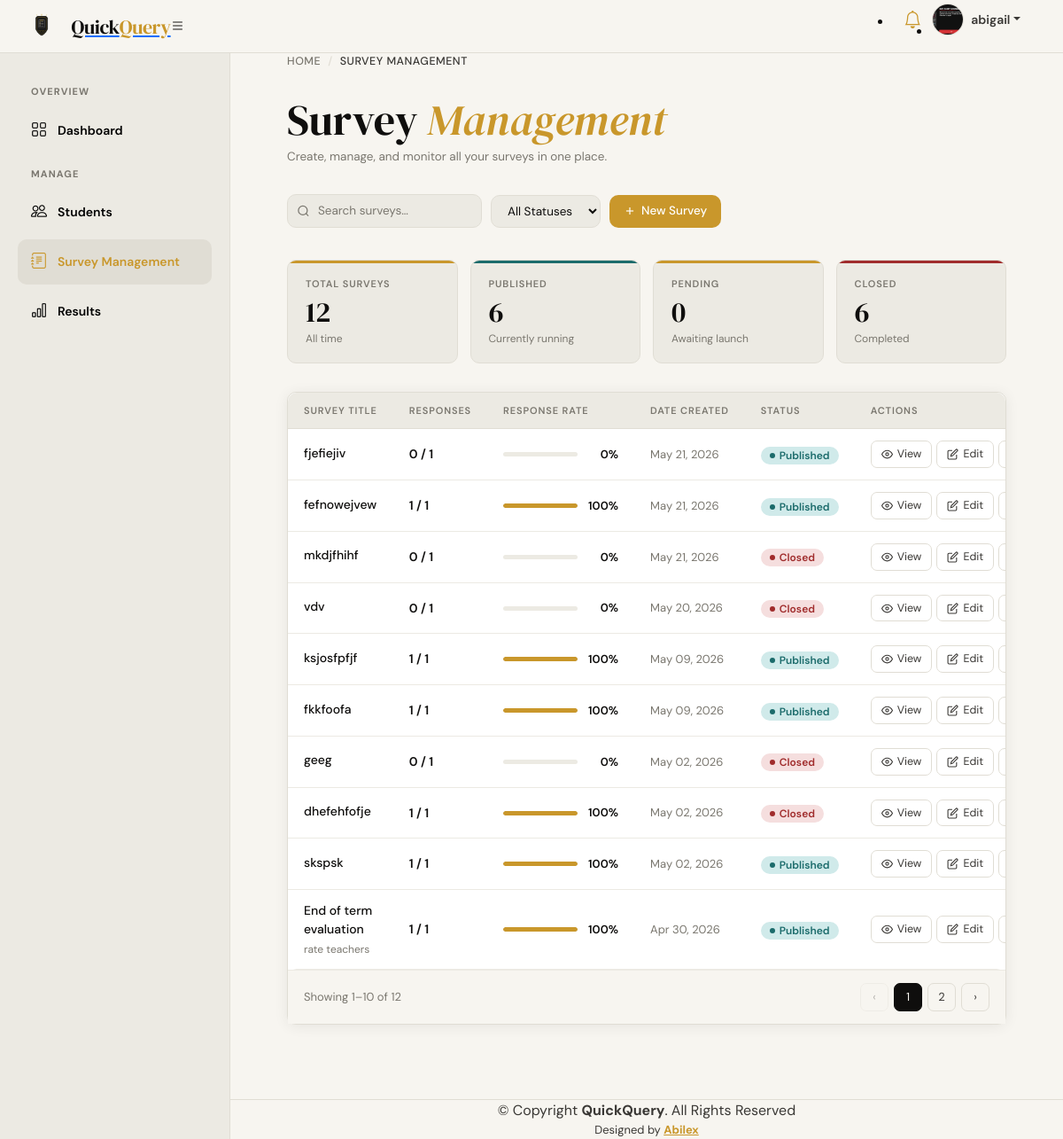
The page /public/admin/surveymanagement.php (signed in) on the database its author committed.
### tables this page shows
CREATE TABLE `surveys` (
  `id` int(11) NOT NULL,
  `user_id` int(11) NOT NULL,
  `title` varchar(255) NOT NULL,
  `description` text NOT NULL,
  `status` enum('pending','published','closed') NOT NULL,
  `created_at` timestamp NOT NULL DEFAULT current_timestamp(),
  `category_id` int(11) DEFAULT NULL,
  `start_date` datetime DEFAULT NULL,
  `end_date` datetime DEFAULT NULL
);

### public/admin/surveymanagement.php (the view, shortened to what this page needs)
<?php
include('./includes/header.php');
include('./includes/topbar.php');
include('./includes/sidebar.php');
include('../../app/config/config.php');
$now = date('Y-m-d H:i:s');
mysqli_query($conn, "UPDATE surveys SET status = 'closed' WHERE status = 'published' AND end_date IS NOT NULL AND end_date < '$now'");
$sql = "SELECT s.id, s.title, s.description, s.status, s.created_at, s.category_id,
               COUNT(DISTINCT r.user_id) as response_count
        FROM surveys s
        LEFT JOIN responses r ON r.survey_id = s.id
        GROUP BY s.id
        ORDER BY s.created_at DESC";
$result = mysqli_query($conn, $sql);
$surveys       = [];
$statTotal     = 0;
$statPublished = 0;
$statPending   = 0;
$statClosed    = 0;
while ($row = mysqli_fetch_assoc($result)) {
  $surveys[] = $row;
  $statTotal++;
  if ($row['status'] === 'published') $statPublished++;
  elseif ($row['status'] === 'pending') $statPending++;
  elseif ($row['status'] === 'closed')  $statClosed++;
}
$usersRes      = mysqli_query($conn, "SELECT COUNT(*) as cnt FROM users WHERE role = 'user'");
$totalStudents = (int)mysqli_fetch_assoc($usersRes)['cnt'];
?>
<div class="main-wrapper">
  <div class="breadcrumbs">
    <a href="index">Home</a>
    <span>/</span>
    <span class="current-page">Survey Management</span>
  </div>
<header>
  <div>
    <h1>Survey <em>Management</em></h1>
    <p style="font-size:13.5px;color:var(--ink-3);margin-top:6px;">Create, manage, and monitor all your surveys in one place.</p>
  </div>
  <div class="toolbar">
      <div class="search-wrap">
        <input type="text" id="surveySearch" placeholder="Search surveys…" oninput="filterSurveys()">
      </div>
      <select class="filter-select" id="statusFilter" onchange="filterSurveys()">
        <option value="">All Statuses</option>
      </select>
      <button onclick="smOpen()" class="btn-gold">
        <svg viewBox="0 0 24 24">
          <line x1="12" y1="5" x2="12" y2="19" />
          <line x1="5" y1="12" x2="19" y2="12" />
        </svg>
        New Survey
      </button>
    </div>
  </header>
  <div class="stat-strip">
    <div class="stat-card gold">
      <div class="stat-label">Total Surveys</div>
      <div class="stat-value"><?= $statTotal ?></div>
      <div class="stat-sub">All time</div>
    </div>
    <div class="stat-card teal">
      <div class="stat-label">Published</div>
      <div class="stat-value"><?= $statPublished ?></div>
      <div class="stat-sub">Currently running</div>
    </div>
    <div class="stat-card gold-acc">
      <div class="stat-label">Pending</div>
      <div class="stat-value"><?= $statPending ?></div>
      <div class="stat-sub">Awaiting launch</div>
    </div>
    <div class="stat-card rose">
      <div class="stat-label">Closed</div>
      <div class="stat-value"><?= $statClosed ?></div>
      <div class="stat-sub">Completed</div>
    </div>
  </div>
  <section>
    <div class="table-wrap">
      <div class="table-scroll">
        <table>
          <thead>
            <tr>
              <th>Survey Title</th>
              <th>Responses</th>
              <th>Response Rate</th>
              <th>Date Created</th>
              <th>Status</th>
              <th class="col-actions">Actions</th>
            </tr>
          </thead>
          <tbody id="surveyTable">
            <?php foreach ($surveys as $s):
              $responses  = (int)$s['response_count'];
              $pct        = $totalStudents > 0 ? round(($responses / $totalStudents) * 100) : 0;
              $dateLabel  = date('M d, Y', strtotime($s['created_at']));
            ?>
              <tr data-status="<?= htmlspecialchars($s['status']) ?>" data-id="<?= (int)$s['id'] ?>">
                <td>
                  <div class="survey-cell">
                    <span class="survey-title"><?= htmlspecialchars($s['title']) ?></span>
                    <span class="survey-desc"><?= htmlspecialchars($s['description']) ?></span>
                  </div>
                </td>
                <td style="font-weight:600;color:var(--ink);"><?= number_format($responses) ?> / <?= $totalStudents ?></td>
                <td>
                  <div class="prog-wrap">
                    <div class="prog-track">
                      <div class="prog-fill" style="width:<?= $pct ?>%;"></div>
                    </div>
                    <span class="prog-num"><?= $pct ?>%</span>
                  </div>
                </td>
                <td style="color:var(--ink-3);font-size:13px;"><?= $dateLabel ?></td>
                <td>
                  <?php if ($s['status'] === 'published'): ?>
                    <span class="badge badge-published">Published</span>
                  <?php elseif ($s['status'] === 'pending'): ?>
                    <span class="badge badge-pending">Pending</span>
                  <?php else: ?>
                    <span class="badge badge-closed">Closed</span>
                  <?php endif; ?>
                </td>
                <td class="col-actions">
                  <div class="action-btns">
                    <button class="action-btn" onclick="openViewModal(<?= (int)$s['id'] ?>)"> <svg viewBox="0 0 24 24" width="13" height="13" stroke="currentColor" fill="none" stroke-width="2">
                        <path d="M1 12s4-8 11-8 11 8 11 8-4 8-11 8-11-8-11-8z" />
                        <circle cx="12" cy="12" r="3" />
                      </svg>
                      View
                      <button class="action-btn" onclick="openEditModal(<?= (int)$s['id'] ?>)"> <svg viewBox="0 0 24 24" width="13" height="13" stroke="currentColor" fill="none" stroke-width="2">
                          <path d="M11 4H4a2 2 0 00-2 2v14a2 2 0 002 2h14a2 2 0 002-2v-7" />
                          <path d="M18.5 2.5a2.121 2.121 0 013 3L12 15l-4 1 1-4 9.5-9.5z" />
                        </svg>
                        Edit
                        <?php if ($s['status'] === 'pending' || $s['status'] === 'closed'): ?>
                          <button class="action-btn" onclick="changeSurveyStatus(<?= (int)$s['id'] ?>, 'publish')">
                          </button>
                        <?php elseif ($s['status'] === 'published'): ?>
                          <button class="action-btn danger" onclick="changeSurveyStatus(<?= (int)$s['id'] ?>, 'close')">
                          </button>
                        <?php endif; ?>
                  </div>
                </td>
              </tr>
            <?php endforeach; ?>
          </tbody>
        </table>
      </div>
      <div class="pagination">
        <span id="pagInfo"></span>
        <div class="page-btns" id="pageButtons"></div>
      </div>
    </div>
  </section>
</div>
<?php include('./includes/footer.php'); ?>

### public/admin/includes/sidebar.php (style rules this page uses)
.main-wrapper { margin-left: 260px; transition: all 0.3s; }

### rows shown on the page
surveys: title "fjefiejiv", responses "0", totalStudents "1", pct "0", created_at "May 21, 2026", status "Published"
surveys: title "fefnowejvew", responses "1", totalStudents "1", pct "100", created_at "May 21, 2026", status "Published"
surveys: title "mkdjfhihf", responses "0", totalStudents "1", pct "0", created_at "May 21, 2026", status "Closed"
surveys: title "vdv", responses "0", totalStudents "1", pct "0", created_at "May 20, 2026", status "Closed"
surveys: title "ksjosfpfjf", responses "1", totalStudents "1", pct "100", created_at "May 09, 2026", status "Published"
surveys: title "fkkfoofa", responses "1", totalStudents "1", pct "100", created_at "May 09, 2026", status "Published"
surveys: title "geeg", responses "0", totalStudents "1", pct "0", created_at "May 02, 2026", status "Closed"
surveys: title "dhefehfofje", responses "1", totalStudents "1", pct "100", created_at "May 02, 2026", status "Closed"
surveys: title "skspsk", responses "1", totalStudents "1", pct "100", created_at "May 02, 2026", status "Published"
surveys: title "End of term evaluation", description "rate teachers", responses "1", totalStudents "1", pct "100", created_at "Apr 30, 2026", status "Published"

### other values the page prints
$_SESSION['authUser']['username'] "abigail"
$statTotal "12"
$statPublished "6"
$statPending "0"
$statClosed "6"
